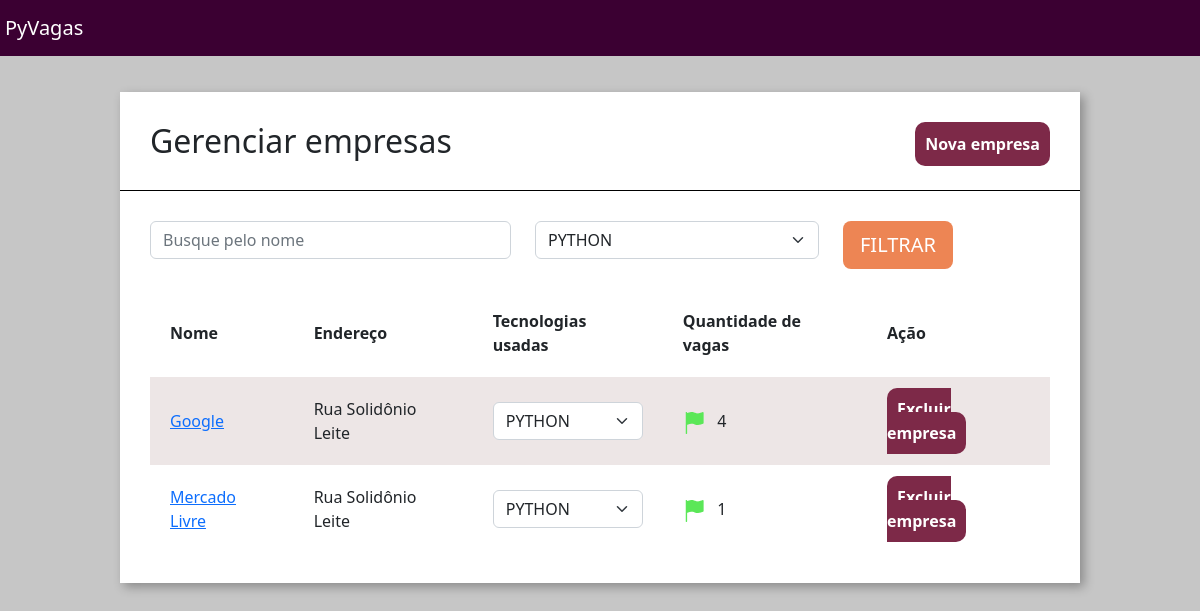
Page /home/empresas/ on the committed database.
### empresa/models.py (models this page shows, shortened)
class Empresa(models.Model):
    choices_nicho_mercado = (
        ('P', 'Programação'),
        ('S', 'Suporte Técnico'),
        ('E', 'Engenharia')
    )
    logo = models.ImageField(upload_to="logo_empresa", null=True, blank=True)
    nome = models.CharField(max_length=30)
    email = models.EmailField()
    cidade = models.CharField(max_length=30)
    tecnologias = models.ManyToManyField(Tecnologias)
    endereco = models.CharField(max_length=60)
    nicho_mercado = models.CharField(max_length=3, choices=choices_nicho_mercado)
    caracteristica_empresa = models.TextField()
    def qtd_vagas(self):
        return Vagas.objects.filter(empresa__id=self.id).count()

### empresa/views.py (the view)
# urls.py: path('empresas/',views.empresas, name='empresas'),
def empresas(request):
    technologias_filtrar = request.GET.get('tecnologias')
    nome_filtrar = request.GET.get('nome')
    empresas = Empresa.objects.all()
    if technologias_filtrar:
        empresas = empresas.filter(tecnologias = technologias_filtrar)
    if nome_filtrar:
        empresas = empresas.filter(nome__icontains = nome_filtrar)
    tecnologias = Tecnologias.objects.all()
    return render(request, 'empresas.html', {'empresas': empresas, 'tecnologias': tecnologias})

### empresa/models.py (called while the page is built)
    def __str__(self):
        return self.tecnologia

### empresa/templatetags/filtro.py (called while the page is built)
@register.filter(name='is_par')
def is_par(valor):
    return True if valor % 2 == 0 else False

### empresa/templates/empresas.html (shortened to what this page needs)
{% extends 'base.html' %}
{% load static %}
{% load filtro %}
{% block 'head' %}
    <link href="{% static 'empresa/css/empresas.css' %}" rel="stylesheet">
{% endblock %}
{% block 'body' %}
    <div class="wrapper">
        <div class="box">
            <div class="header-box">
                <h2 class="titulo">Gerenciar empresas</h2>
                <a href="{% url 'nova_empresa' %}" class="btn-nova-empresa">Nova empresa</a>
            </div>
            <div class="borda-box"></div>
            <div class="body-box">
                <form action="{% url 'empresas' %}" method="GET"> {% csrf_token %}
                <div class="row">
                        <div class="col-md-5">
                            <input type="text" placeholder="Busque pelo nome" class="form-control" name="nome">
                        </div>
                        <div class="col-md-4">
                            <select class="form-select" name="tecnologias">
                                        {% for tech in tecnologias %}
                                            <option value="{{tech.id}}">{{tech}} </option>
                                        {% endfor %}
                            </select>
                        </div>
                    <div class="col-md-3">
                        <input type="submit" value="FILTRAR" class="btn btn-lg btn-orange">
                    </div>
                </div>
                </form>
                <table class="tabela" cellpadding="20">
                    <tr>
                        <th>Nome</th>
                        <th>Endereço</th>
                        <th>Tecnologias usadas</th>
                        <th>Quantidade de vagas</th>
                        <th>Ação</th>
                    </tr>
                    {% for empresa in empresas%}
                    <tr {% if not forloop.counter|is_par %} class="tabela-linha" {% endif %}>
                        <td> <a href="{% url 'empresa_unica' empresa.id %}"> {{empresa.nome}} </a> </td>
                        <td>{{empresa.endereco}}</td>
                        <td>
                            <select class="form-select">
                                {% for tech in empresa.tecnologias.all %}
                                    <option>{{tech}}</option>
                                {% endfor %}
                            </select>
                        </td>
                        <td>
                            {% if empresa.qtd_vagas > 0 %}
                                <img src="{% static 'empresa/img/flag_green.png' %}">
                            {% else %}
                                <img src="{% static 'empresa/img/flag_red.png' %}">
                            {% endif %}
                            &nbsp&nbsp{{empresa.qtd_vagas}}
                        </td>
                        <td>
                            <a href="{% url 'excluir_empresa' empresa.id %}" class="btn-excluir">Excluir empresa</a>
                        </td>
                    </tr>
                {% endfor %}
                </table>
            </div>
        </div>
    </div>
{% endblock%}

### gestor_de_vagas/templates/static/base/css/base.css (style rules this page uses)
body { background-color: #C6C6C6 !important; }

### gestor_de_vagas/templates/static/empresa/css/empresas.css (style rules this page uses)
.wrapper { margin-top: 3%; display: flex; flex-direction: row; justify-content: center; align-items: center; }
.box { width: 80vw; background: #fff; box-shadow: 4px 4px 10px rgba(0,0,0,.3); }
.titulo { display: inline; }
.btn-nova-empresa { float: right; text-decoration: none; color: white; background-color: #7D2948; padding: 10px; border-radius: 10px; font-weight: bold; }
.header-box { padding: 30px; }
.borda-box { border-top: 1px solid black; }
.body-box { padding: 30px; }
.btn-orange { background-color: #ED8554; color: white; }
.tabela { width: 100%; margin-top: 20px; }
.tabela-linha { background-color: #EDE6E6; }
.btn-excluir { text-decoration: none; color: white; background-color: #7D2948; padding: 10px; border-radius: 10px; font-weight: bold; }

### rows in the picture
Empresa: nome "Google", endereco "Rua Solidônio Leite", qtd_vagas "4"
Empresa: nome "Mercado Livre", endereco "Rua Solidônio Leite", qtd_vagas "1"

### other values in the picture
form field tecnologias "PYTHON"
form field value "PYTHON"
